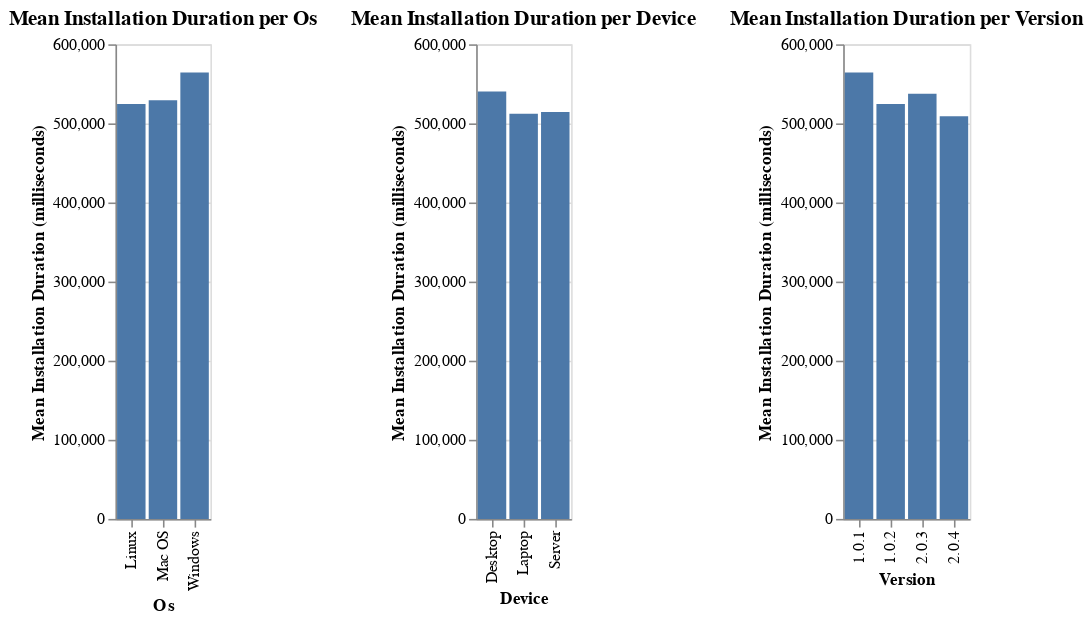

The notebook cell saved with this chart:
### Markdown cell above
### Mean installation duration per categories
In this section, I am exploring the average time it takes to install the system per different categories.

As seen in the graphs, the longest on average it takes on Windows, Deskptop and for version 1.0.1

### Code cell
def plot_installation_duration_charts(df, categories=['os', 'device', 'version']):
  # Ensure installation duration is positive for aggregation
  df_positive_duration = df[df['installation_duration_milliseconds'] >= 0].copy()

  charts = []
  for category in categories:
    if category not in df_positive_duration.columns:
      print(f"Warning: Category '{category}' not found in DataFrame. Skipping.")
      continue
    # Calculate mean of installation duration per category
    category_duration = df_positive_duration.groupby(category)['installation_duration_milliseconds'].mean().reset_index()
    category_duration.columns = [category, 'mean_duration_milliseconds']
    # Altair chart for mean duration per category
    chart = alt.Chart(category_duration).mark_bar().encode(
        x=alt.X(f'{category}:N', title=category.replace('_', ' ').title()),
        y=alt.Y('mean_duration_milliseconds:Q', title='Mean Installation Duration (milliseconds)'),
        tooltip=[category, 'mean_duration_milliseconds']
    ).properties(
        title=f'Mean Installation Duration per {category.replace("_", " ").title()}'
    )
    charts.append(chart)

  if charts:
    combined_chart = alt.hconcat(*charts).resolve_axis(
        x='independent'
    ).resolve_scale(
        y='shared'
    )
    combined_chart.display()
  else:
    print("No charts were generated.")

plot_installation_duration_charts(df)

### Figure 1 — Vega-Lite specification as saved in the notebook (floating-point values rounded to 4 significant figures)
{"config": {"view": {"continuousWidth": 300, "continuousHeight": 300}}, "hconcat": [{"data": {"name": "data-1652119ba6e4ae0066d085e681a5ea65"}, "mark": {"type": "bar"}, "encoding": {"tooltip": [{"field": "os", "type": "nominal"}, {"field": "mean_duration_milliseconds", "type": "quantitative"}], "x": {"field": "os", "title": "Os", "type": "nominal"}, "y": {"field": "mean_duration_milliseconds", "title": "Mean Installation Duration (milliseconds)", "type": "quantitative"}}, "title": "Mean Installation Duration per Os"}, {"data": {"name": "data-e66b7890797e4c226122acbca871e61d"}, "mark": {"type": "bar"}, "encoding": {"tooltip": [{"field": "device", "type": "nominal"}, {"field": "mean_duration_milliseconds", "type": "quantitative"}], "x": {"field": "device", "title": "Device", "type": "nominal"}, "y": {"field": "mean_duration_milliseconds", "title": "Mean Installation Duration (milliseconds)", "type": "quantitative"}}, "title": "Mean Installation Duration per Device"}, {"data": {"name": "data-d54ab1467951b905e0643c2aff3b89ee"}, "mark": {"type": "bar"}, "encoding": {"tooltip": [{"field": "version", "type": "nominal"}, {"field": "mean_duration_milliseconds", "type": "quantitative"}], "x": {"field": "version", "title": "Version", "type": "nominal"}, "y": {"field": "mean_duration_milliseconds", "title": "Mean Installation Duration (milliseconds)", "type": "quantitative"}}, "title": "Mean Installation Duration per Version"}], "resolve": {"axis": {"x": "independent"}, "scale": {"y": "shared"}}, "$schema": "https://vega.github.io/schema/vega-lite/v5.20.1.json", "datasets": {"data-1652119ba6e4ae0066d085e681a5ea65": [{"os": "Linux", "mean_duration_milliseconds": 524700.0}, {"os": "Mac OS", "mean_duration_milliseconds": 529300.0}, {"os": "Windows", "mean_duration_milliseconds": 564400.0}], "data-e66b7890797e4c226122acbca871e61d": [{"device": "Desktop", "mean_duration_milliseconds": 540200.0}, {"device": "Laptop", "mean_duration_milliseconds": 512300.0}, {"device": "Server", "mean_duration_milliseconds": 514400.0}], "data-d54ab1467951b905e0643c2aff3b89ee": [{"version": "1.0.1", "mean_duration_milliseconds": 564400.0}, {"version": "1.0.2", "mean_duration_milliseconds": 524700.0}, {"version": "2.0.3", "mean_duration_milliseconds": 537500.0}, {"version": "2.0.4", "mean_duration_milliseconds": 509000.0}]}}
